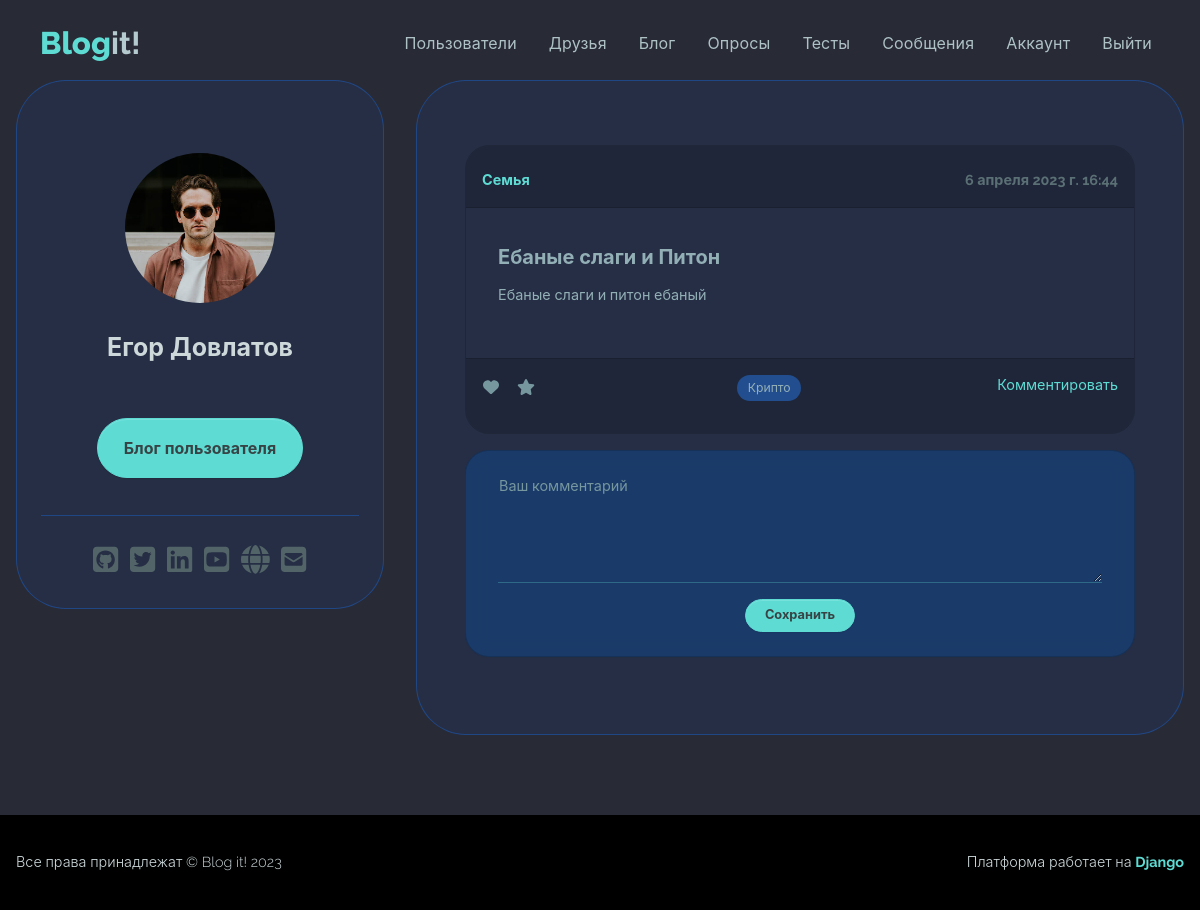
The page /post/ebanyie-slagi-i-piton94/ (signed in) on the database its author committed.
### blog/models.py (models this page shows, shortened)
class Post(models.Model):
    owner = models.ForeignKey(
        Profile, null=True, blank=True, on_delete=models.CASCADE)
    title = models.CharField(max_length=150)
    slug = models.SlugField()
    text = models.TextField(max_length=2000)
    category = models.ForeignKey(Category,
        on_delete=models.CASCADE)
    tags = models.ManyToManyField(Tag, blank=True)
    published = models.DateTimeField(auto_now_add=True)
    likes = models.ManyToManyField(User,
        related_name='post_likes', blank=True)
    bookmarks = models.ManyToManyField(User,
        related_name='bookmarks', blank=True)
    class Meta:
        ordering = ['-published']
        verbose_name = 'Запись'
        verbose_name_plural = 'Записи'
    def number_of_likes(self):
        if self.likes.count() == 0:
            return ''
        else:
            return self.likes.count()
    def number_of_bookmarks(self):
        if self.bookmarks.count() == 0:
            return ''
        else:
            return self.bookmarks.count()
    def number_of_comments(self):
        if self.comments.count() == 0:
            return ''
        else:
            return self.comments.filter(approved=True).count()

class Category(models.Model):
    name = models.CharField('category', max_length=20)
    slug = models.SlugField()
    class Meta:
        ordering = ['id']
        verbose_name = 'Категория'
        verbose_name_plural = 'Категории'
    def __str__(self):
        return self.name

class Tag(models.Model):
    name = models.CharField('tag', max_length=20)
    slug = models.SlugField()
    class Meta:
        ordering = ['id']
        verbose_name = 'Тег'
        verbose_name_plural = 'Теги'

### users/models.py (models this page shows, shortened)
class Profile(models.Model):
    user = models.OneToOneField(User,
        on_delete=models.CASCADE)
    name = models.CharField(max_length=50,
        blank=True, null=True)
    email = models.EmailField(max_length=50,
        blank=True, null=True)
    username = models.CharField(max_length=50,
        blank=True, null=True)
    summary = models.CharField(max_length=100,
        blank=True, null=True)
    city = models.CharField(max_length=20,
        blank=True, null=True)
    profession = models.CharField(max_length=50,
        blank=True, null=True)
    about = models.TextField(blank=True, null=True)
    image = models.ImageField(
        null=True, blank=True, upload_to='profile_images',
        default='profile_images/default.jpg')
    github = models.CharField(max_length=100,
        default='https://github.com')
    twitter = models.CharField(max_length=100,
        default='https://twitter.com')
    linkedin = models.CharField(max_length=100,
        default='https://linkedin.com')
    youtube = models.CharField(max_length=100,
        default='https://youtube.com')
    website = models.CharField(max_length=100,
        default='https://mysite.com')
    created = models.DateTimeField(auto_now_add=True)
    follows = models.ManyToManyField(
        'self', related_name='followed_by',
        symmetrical=False, blank=True
    )
    class Meta:
        ordering = ['created']
        verbose_name = 'Профиль'
        verbose_name_plural = 'Профили'

### blog/views.py (the view, shortened to what this page needs)
# urls.py: path('post/<slug:post_slug>/', views.post, name="post"),
@login_required
def post(request, post_slug):
    post = Post.objects.get(slug=post_slug)
    profile = request.user.profile
    comments = post.comments.filter(approved=True)
    form = CommentForm()
    return render(request, 'blog/single-post.html',
        {'post': post, 'profile': profile,
        'comments': comments, 'form': form})

### blog/forms.py
class CommentForm(ModelForm):
    class Meta:
        model = Comment
        fields = ['text']
        labels = {
            'text': 'Ваш комментарий'
        }
    def __init__(self, *args, **kwargs):
        super(CommentForm, self).__init__(*args, **kwargs)
        for name, field in self.fields.items():
            field.widget.attrs.update({'class': 'form-control input-box form-ensurance-header-control'})

### blog/templates/blog/single-post.html (shortened to what this page needs)
{% extends 'base.html' %}
{% block content %}
    <section>
        <main class="mt-5 mb-5">
            <div class="container">
                <div class="main-body">
                    <div class="row">
                        <div class="col-lg-4">
                            <div class="card p-3 card-soft-primary">
                                <div class="card-body">
                                    <div class="d-flex flex-column align-items-center text-center">
                                        <div class="profile-image-wrapper mt-5">
                                            <div class="profile-image">
                                                <img src="{{ post.owner.image.url }}" alt="profile" />
                                            </div>
                                        </div>
                                        <div class="mt-1">
                                            <h5 class="fw-bold fs-2 text-200 mb-5 text-center">{{ post.owner.name }}</h5>
                                            <div class="text-center">
                                                <div class="col-12 d-grid">
                                                    {% if request.user.profile.id != profile.id %}
                                                        <a class="btn btn-primary rounded-pill my-2"
                                                           href="{% url 'blog:create-post' %}">Новая запись</a>
                                                    {% else %}
                                                        <a class="btn btn-primary rounded-pill my-2"
                                                           href="{% url 'blog:user-blog' post.owner.username %}">Блог пользователя</a>
                                                    {% endif %}
                                                </div>
                                            </div>
                                        </div>
                                    </div>
                                    <hr class="my-4">
                                    <div class="text-center">{% include 'socials.html' %}</div>
                                </div>
                            </div>
                        </div>
                        <div class="col-lg-8">
                            <div class="card p-3 h-100 card-soft-primary">
                                <div class="profile-card-body">
                                    <div>
                                        <div class="message-card mb-3">
                                            <div class="card-header fs--1 fw-bold">
                                                <div class="d-flex justify-content-between">
                                                    <a class="text-decoration-none mt-2" href=""><span class="text-start">{{ post.category }}</span></a>
                                                    {% if request.user.profile.id == post.owner.id %}
                                                        <span class="text-end icon-group"><a class="icon-item" href="{% url 'blog:update-post' post.id %}"><i class="uil uil-edit fs--1"></i></a><a class="icon-item" href="{% url 'blog:delete-post' post.id %}"><i class="uil uil-times-circle fs--1"></i></a></span>
                                                    {% else %}
                                                        <span class="text-end mt-2">{{ post.published }}</span>
                                                    {% endif %}
                                                </div>
                                            </div>
                                            <div class="card-body px-4 my-4">
                                                <h5 class="card-title text-400">{{ post.title }}</h5>
                                                <p class="card-text text-400">{{ post.text|safe }}</p>
                                            </div>
                                            {% include 'blog/post_footer.html' %}
                                        </div>
                                    </div>
                                    <div>
                                        {% if request.user.is_authenticated %}
                                            <div class="message-card card-bg">
                                                <div class="card-body  px-4">
                                                    <form class="form" action="{% url 'blog:post' post.slug %}" method="POST">
                                                        {% for field in form %}
                                                            <div class="form-floating mb-3">
                                                                <label for="text">{{ field.label }}</label>
                                                                {{ field }}
                                                            </div>
                                                        {% endfor %}
                                                        <div class="text-center">
                                                            <button class="btn btn-primary rounded-pill btn-sm mb-3" type="submit">Сохранить</button>
                                                        </div>
                                                    </form>
                                                </div>
                                            </div>
                                        {% endif %}
                                    </div>
                                </div>
                            </div>
                        </div>
                    </div>
                </div>
            </main>
        </section>
    {% endblock content %}

### blog/templates/blog/post_footer.html (shortened to what this page needs)
<div class="card-footer text-muted d-flex justify-content-between">
    <div class="text-start">
        <ul class="list-unstyled list-inline">
            <li class="list-inline-item">
                {% if user in post.likes.all %}
                    <form action="{% url 'blog:like_post' post.id  %}"
                          method="post"
                          name="dislike"
                          id="dislikeform">
                        {% csrf_token %}
                        <button type='submit'
                                name='dislike'
                                value="{{ post.id }}"
                                class="btn btn-link p-0 mt-0 text-decoration-none">
                            <i class="fa fa-heart mr-icon text-danger"></i>{{ post.number_of_likes }}
                        </button>
                    </form>
                {% else %}
                    <form action="{% url 'blog:like_post' post.id  %}"
                          method="post"
                          name="like"
                          id="likeform">
                        <button type='submit'
                                name='like'
                                value="{{ post.id }}"
                                class="btn btn-link p-0 mt-0">
                            <i class="fa fa-heart mr-icon text-muted"></i>{{ post.number_of_likes }}
                        </button>
                    </form>
                {% endif %}
            </li>
            <li class="list-inline-item">
                {% if user in post.bookmarks.all %}
                    <form action="{% url 'blog:bookmark_post' post.id  %}"
                          method="post"
                          name="remove"
                          id="remove">
                        {% csrf_token %}
                        <button type='submit'
                                name='remove'
                                value="{{ post.id }}"
                                class="btn btn-link p-0 mt-0">
                            <i class="fa fa-star mr-icon text-warning"></i>{{ post.number_of_bookmarks }}
                        </button>
                    </form>
                {% else %}
                    <form action="{% url 'blog:bookmark_post' post.id  %}"
                          method="post"
                          name="add"
                          id="add">
                        <button type='submit'
                                name='add'
                                value="{{ post.id }}"
                                class="btn btn-link p-0 mt-0">
                            <i class="fa fa-star mr-icon text-muted"></i>{{ post.number_of_bookmarks }}
                        </button>
                    </form>
                {% endif %}
            </li>
        </ul>
    </div>
    <div class="text-center">
        {% for tag in post.tags.all %}
            <a href="{% url 'blog:by_tag' tag.slug %}"><span class="badge rounded-pill text-400 pill-bg">{{ tag.name }}</span></a>
        {% endfor %}
    </div>
    {% if post.number_of_comments %}
        <div class="text-end">
            <a class="text-decoration-none mt-2"
               href="{% url 'blog:post' post.slug %}#comments">Комментарии: {{ post.number_of_comments }}</a>
        </div>
    {% else %}
        <div class="text-end">
            <a class="text-decoration-none mt-2"
               href="{% url 'blog:post' post.slug %}">Комментировать</a>
        </div>
    {% endif %}
</div>

### rows shown on the page
Post: owner.image (picture), owner.name "Егор Довлатов", category "Семья", published "6 апреля 2023 г. 16:44", title "Ебаные слаги и Питон", text "Ебаные слаги и питон ебаный"
Tag: name "Крипто"

### other values the page prints
{{ field.label }} "Ваш комментарий"
